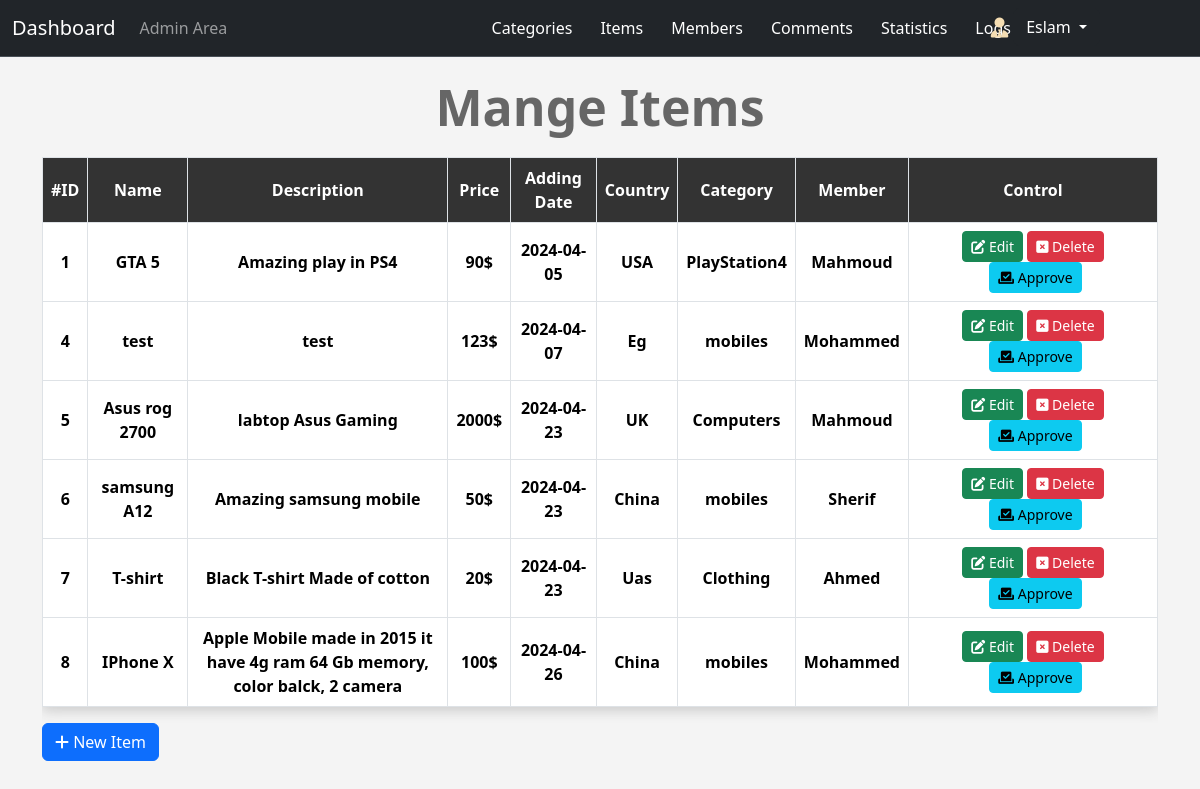
The page /admin/items.php (signed in) on the database its author committed.
### tables this page shows
CREATE TABLE `items` (
  `Item_ID` int(11) NOT NULL,
  `Name` varchar(255) NOT NULL,
  `Description` text NOT NULL,
  `Price` varchar(255) NOT NULL,
  `Add_Date` date NOT NULL,
  `Country_Made` varchar(255) NOT NULL,
  `Image` varchar(255) NOT NULL,
  `Status` varchar(255) NOT NULL,
  `Rating` smallint(6) NOT NULL,
  `Cat_ID` int(11) NOT NULL,
  `Member_ID` int(11) NOT NULL,
  `Approve` tinyint(4) NOT NULL DEFAULT 0
);

CREATE TABLE `categories` (
  `ID` int(11) NOT NULL,
  `Name` varchar(255) NOT NULL,
  `Description` text NOT NULL,
  `Ordering` int(11) DEFAULT NULL,
  `Visibility` tinyint(4) NOT NULL DEFAULT 0,
  `Allow_Comment` tinyint(4) NOT NULL DEFAULT 0,
  `Allow_ads` tinyint(4) NOT NULL DEFAULT 0
);

CREATE TABLE `users` (
  `UserID` int(11) NOT NULL,
  `Username` varchar(255) NOT NULL COMMENT 'User Name For Login',
  `Password` varchar(255) NOT NULL,
  `Email` varchar(255) NOT NULL,
  `FullName` varchar(255) NOT NULL,
  `GroupID` int(11) NOT NULL DEFAULT 0 COMMENT 'Identify Users Group',
  `TrustStatus` int(11) NOT NULL DEFAULT 0,
  `RegStatus` int(11) NOT NULL DEFAULT 0,
  `Date` date NOT NULL
);

### admin/includes/languages/english.php (called while the page is built)
<?php
function language($phrase){
    static $lang = [
        "ADMIN"   => "Administrator",
        "ADMIN_HOME"    => "Admin Area" ,
        "CATEGORIES"    => "Categories" ,
        "ITEMS"         => "Items" ,
        "MEMBERS"       => "Members" ,
        "STATISTICS"    => "Statistics" ,
        "LOGS"          => "Logs" ,
        "COMMENTS"      => "Comments",
        "" => "" ,
    ];
    return $lang[$phrase];
}

### admin/items.php (the view, shortened to what this page needs)
<?php
if (isset($_SESSION['Username'])) {
    include 'init.php';
    $do = isset($_GET['do']) ? $_GET['do'] : 'Manage';
    if($do == 'Manage') {
        $stmt = $con->prepare("SELECT items.*, categories.Name AS Category_Name, users.Username As Member_Name FROM items
                            INNER JOIN categories ON categories.ID = Items.Cat_ID
                            INNER JOIN users ON users.UserID = Items.Member_ID ");
        $stmt->execute();
        $items = $stmt->fetchAll();
        if (! empty($items)) {
?>
        <h1 class="text-center">Mange Items</h1>
        <div class="container">
            <div class="table-responsive">
                <table class="main-table table table-bordered text-center">
                    <tr>
                        <td><strong>#ID</strong></td>
                        <td><strong>Name</strong></td>
                        <td><strong>Description</strong></td>
                        <td><strong>Price</strong></td>
                        <td><strong>Adding Date</strong></td>
                        <td><strong>Country</strong></td>
                        <td><strong>Category</strong></td>
                        <td><strong>Member</strong></td>
                        <td style="width: 249px;"><strong>Control</strong></td>
                    </tr>
                    <?php
                    foreach ($items as $item) {
                        echo '<tr>';
                            echo '<td><strong>' . $item['Item_ID'] . '</strong></td>';
                            echo '<td><strong>' . $item['Name'] . '</strong></td>';
                            echo '<td><strong>' . $item['Description'] . '</strong></td>';
                            echo '<td><strong>' . $item['Price'] . '</strong></td>';
                            echo '<td><strong>' . $item['Add_Date'] . '</td>';
                            echo '<td><strong>' . $item['Country_Made'] . '</td>';
                            echo '<td><strong>' . $item['Category_Name'] . '</td>';
                            echo '<td><strong>' . $item['Member_Name'] . '</td>';
                            echo '<td>
                                <a href="?do=Edit&itemid=' . $item['Item_ID'] . '" class="btn btn-sm btn-success"><i class="fa-regular fa-pen-to-square"></i> Edit</a>
                                <a href="?do=Delete&itemid='. $item['Item_ID'] . '" class="btn btn-sm btn-danger confirm"><i class="fa-solid fa-square-xmark"></i> Delete</a>';
                            if ($item['Approve'] == 0) {
                                echo '<a href="?do=Approve&itemid=' . $item['Item_ID'] . '" class="btn btn-sm btn-info activate"><i class="fa-solid fa-check-to-slot"></i> Approve</a>';
                            }
                            echo '</td>';
                        echo '</tr>';
                    }
                    ?>
                </table>
            </div>
        <a href="items.php?do=Add" class="btn btn-primary add-item"><i class="fa-solid fa-plus"></i> New Item</a>
    </div>
<?php
                }
?>
<?php
    } else {
        $errorMsg = '<div class="alert alert-danger" role="alert"><i class="fa-solid fa-circle-xmark"></i><strong> Something Wrong </strong></div>';
        redirectHome($errorMsg);
    }
    include $tplDir . 'footer.php';
}
?>

### admin/includes/templates/header.php (shortened to what this page needs)
<!DOCTYPE html>
<html lang="en">
<head>
    <link rel="stylesheet" href="<?php echo $cssDir; ?>bootstrap.min.css">
    <link rel="stylesheet" href="<?php echo $cssDir; ?>fontawesome.css">
    <link rel="stylesheet" href="<?php echo $cssDir; ?>jquery-ui.css">
    <link rel="stylesheet" href="<?php echo $cssDir; ?>jquery.selectBoxIt.css">
    <link rel="stylesheet" href="<?php echo $cssDir; ?>brands.css">
    <link rel="stylesheet" href="<?php echo $cssDir; ?>solid.css">
    <link rel="stylesheet" href="<?php echo $cssDir; ?>backend.css">
</head>
<body>

### admin/init.php (shortened to what this page needs)
<?php
$tplDir     = "includes/templates/";
$langDir    = "includes/languages/";
$cssDir     = "layout/CSS/";
include $langDir .'english.php';
include $tplDir . 'header.php';
if (!isset($noNavbar)) { include $tplDir . 'navbar.php'; }

### admin/includes/templates/navbar.php (shortened to what this page needs)
<nav class="navbar navbar-expand-lg bg-dark border-bottom border-body" data-bs-theme="dark">
    <div class="container-fluid">
        <a class="navbar-brand" href="dashboard.php">Dashboard</a>
        <div class="collapse navbar-collapse " id="navbarSupportedContent">
        <ul class="navbar-nav col-md-4 mb-2 mb-lg-0">
            <li class="nav-item">
                <a class="nav-link " aria-current="page" href="#"><?php echo language('ADMIN_HOME'); ?></a>
            </li>
        </ul>
        <ul class="navbar-nav me-auto mb-2 mb-lg-0">
            <li class="nav-item">
                <a class="nav-link active" aria-current="page" href="categories.php"><?php echo language('CATEGORIES'); ?></a>
            </li>
            <li class="nav-item">
                <a class="nav-link active" aria-current="page" href="items.php"><?php echo language('ITEMS'); ?></a>
            </li>
            <li class="nav-item">
                <a class="nav-link active" aria-current="page" href="members.php"><?php echo language('MEMBERS'); ?></a>
            </li>
            <li class="nav-item">
                <a class="nav-link active" aria-current="page" href="comments.php"><?php echo language('COMMENTS'); ?></a>
            </li>
            <li class="nav-item">
                <a class="nav-link active" aria-current="page" href="#"><?php echo language('STATISTICS'); ?></a>
            </li>
            <li class="nav-item">
                <a class="nav-link active" aria-current="page" href="#"><?php echo language('LOGS'); ?></a>
            </li>
        <div class="collapse navbar-collapse dr-menu" id="nav-app">
        <i class="fa-solid fa-user-tie fa-lg dr-menu-icon" style="color:wheat; padding-right: 5px;"></i>
            <ul class="navbar-nav">
                <li class="nav-item dropdown">
                <button class="btn btn-dark dropdown-toggle" data-bs-toggle="dropdown" aria-expanded="false">
                <?php echo $_SESSION['Username'] ; ?>
                </button>
                </li>
            </ul>
        </div>
        </ul>
        </div>
    </div>
</nav>

### admin/includes/templates/footer.php (shortened to what this page needs)
    </body>
</html>

### admin/layout/css/brands.css (style rules this page uses)
:root, :host { --fa-style-family-brands: 'Font Awesome 6 Brands'; --fa-font-brands: normal 400 1em/1 'Font Awesome 6 Brands'; }

### admin/layout/css/solid.css (style rules this page uses)
:root, :host { --fa-style-family-classic: 'Font Awesome 6 Free'; --fa-font-solid: normal 900 1em/1 'Font Awesome 6 Free'; }
.fas, .fa-solid { font-weight: 900; }

### admin/layout/css/backend.css (style rules this page uses)
body { background-color: #f4f4f4; }
.nav-link.active { padding-right: 20px !important; }
.col-md-4 { width: 352px; }
.add-item { margin-bottom: 15px; }
@media (min-width: 992px) { #nav-app.collapse.navbar-collapse.dr-menu { position: absolute; right: 100px; } }
h1 { font-size: 50px; margin: 20px 0; font-weight: bold; color: #666; }
.main-table td { background-color: #fff; vertical-align: middle !important; }
.main-table tr:first-child td { background-color: #333 !important; color: #fff; }
.main-table { -webkit-box-shadow: 0px 4px 12px #ccc; -moz-box-shadow: 0px 4px 12px #ccc; box-shadow: 0px 4px 12px #ccc; }
.activate { margin-left: 5px; }

### rows shown on the page
items: Item_ID "1", Name "GTA 5", Description "Amazing play in PS4", Price "90$", Add_Date "2024-04-05", Country_Made "USA", Cat_ID.Name "PlayStation4", Member_ID.Username "Mahmoud"
items: Item_ID "4", Name "test", Description "test", Price "123$", Add_Date "2024-04-07", Country_Made "Eg", Cat_ID.Name "mobiles", Member_ID.Username "Mohammed"
items: Item_ID "5", Name "Asus rog 2700", Description "labtop Asus Gaming", Price "2000$", Add_Date "2024-04-23", Country_Made "UK", Cat_ID.Name "Computers", Member_ID.Username "Mahmoud"
items: Item_ID "6", Name "samsung A12", Description "Amazing samsung mobile", Price "50$", Add_Date "2024-04-23", Country_Made "China", Cat_ID.Name "mobiles", Member_ID.Username "Sherif"
items: Item_ID "7", Name "T-shirt", Description "Black T-shirt Made of cotton", Price "20$", Add_Date "2024-04-23", Country_Made "Uas", Cat_ID.Name "Clothing", Member_ID.Username "Ahmed"
items: Item_ID "8", Name "IPhone X", Description "Apple Mobile made in 2015 it have 4g ram 64 Gb memory, color balck, 2 camera", Price "100$", Add_Date "2024-04-26", Country_Made "China", Cat_ID.Name "mobiles", Member_ID.Username "Mohammed"

### other values the page prints
language('ADMIN_HOME') "Admin Area"
language('CATEGORIES') "Categories"
language('ITEMS') "Items"
language('MEMBERS') "Members"
language('COMMENTS') "Comments"
language('STATISTICS') "Statistics"
language('LOGS') "Logs"
$_SESSION['Username'] "Eslam"
